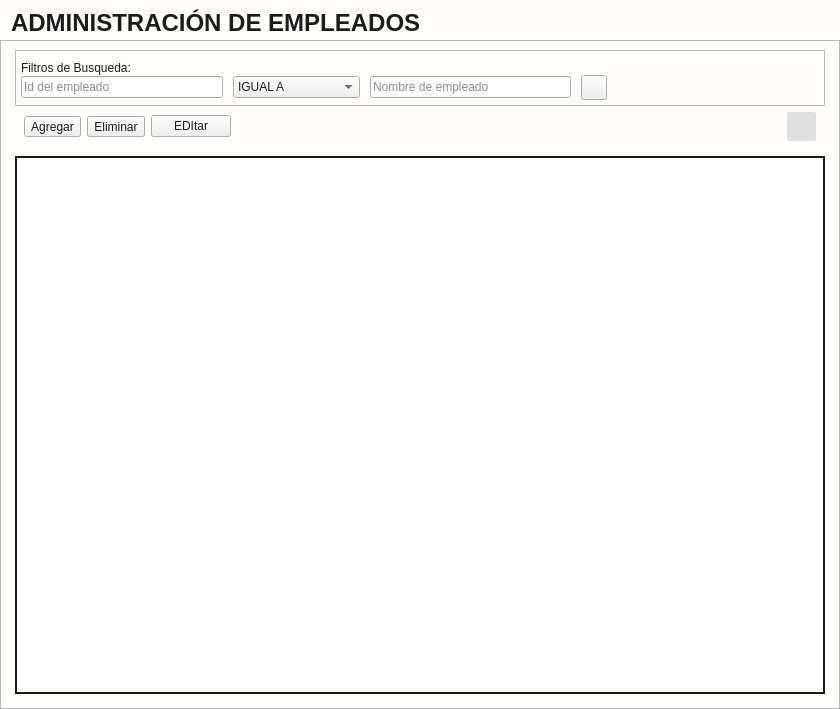
<?xml version="1.0" encoding="UTF-8"?>
<ui version="4.0">
 <class>Control_empleados</class>
 <widget class="QWidget" name="Control_empleados">
  <property name="geometry">
   <rect>
    <x>0</x>
    <y>0</y>
    <width>840</width>
    <height>709</height>
   </rect>
  </property>
  <property name="windowTitle">
   <string>Form</string>
  </property>
  <property name="styleSheet">
   <string notr="true">*{color: #1d1c1c;}
#Control_empleados{
background-color: #fffefb;
}
#panel_controles{
margin-bottom:20px;
}
[objectName*=&quot;contenedor&quot;]{
background-color: #fffefb;
border:none;
}
#label_we_titulo_empleado{
color:#1d1c1c;
background-color: #fffefb;
font-size: 24px;
font-weight: bold;
padding-left: 5px;
text-transform: uppercase;
font-family: &quot;Arial&quot;;
padding-top: 5px;
}
*[objectName*=&quot;etiqueta&quot;]{
font-family: Arial;
margin-left: 5px;
margin-right: 5px;
font-size: 16px;
font-weight:bold;
text-transform: uppercase;
}
*[objectName*=&quot;txt_&quot;]{
background-color: #F5F5F5;
color:#1d1c1c;
border: none;
border-bottom: 1px solid;
border-radius: 5px;
font-size: 16px;
font-family: Arial;
height: 20px;
}
*[objectName^=&quot;txt_&quot;]::focus{
border-bottom: 2px solid #023375;
}
*[objectName*=&quot;btn_btn&quot;]{
border:none;
border-radius: 3px;
background-color: #00619a;
font-family: Arial;
font-size: 14px;
font-weight: bold;
text-align: center;
text-transform: uppercase;
color: #fffefb;
padding:2px;
}

[objectName*=&quot;btn_btn&quot;]:hover{
background-color: #2196F3;
}
#btn_btn_eliminar:hover{
background-color:#EE1D52;
}
#btn_btn_agregar:hover{
background-color: #68a67d;
}
#btn_RefrescarTabla{
border-radius: 2px;
background: #e0e0e0;
padding: 5px;
}
#btn_RefrescarTabla:hover{
background: rgb(179, 179, 179);
}
#btn_RefrescarTabla:pressed{
background: #b6ccd8 ;
}
[objectName*=&quot;cajaOpciones&quot;] {
    border: none;
    border-bottom: 1px solid #787878 ;
    padding: 2px ;
    background-color: #F5F5F5 ;
    font-size: 14px ;
    min-width: 200px ;
    font-family: &quot;Arial&quot; ;
    color: #1d1c1c ;
	selection-background-color: #4791F5; 
}

/* ESTILO DEL DROPDOWN (LISTA) */
[objectName*=&quot;cajaOpciones&quot;] QListView {
    background: #F5F5F5 ;
    border-radius: 3px;
    outline: none;
}

/* ESTILO DE LOS ÍTEMS */
[objectName*=&quot;cajaOpciones&quot;] QListView::item {
    padding: 6px 10px ;
    margin: 2px ;
}
/* BOTÓN DESPLEGABLE */
[objectName*=&quot;cajaOpciones&quot;]::drop-down {
    subcontrol-origin: padding ;
    subcontrol-position: top right ;
    padding-right: 5px ;
    width: 20% ;
    border-left-width: 1px ;
    border-radius: 3px ;
    background-color: #F5F5F5 ;
}
/* FLECHA DESPLEGABLE */
[objectName*=&quot;cajaOpciones&quot;]::down-arrow {
    image: url(:/Icons/Bootstrap/filter-left.svg);
    width: 17% ;
    height: 17% ;
    padding-left: 5px ;
    padding-right: 5px ;
}
/*TABLA*/
[objectName*=&quot;tabla_&quot;] {
    font-family: Arial;
    font-size: 14px;
background: #E3E3E3;
border:none;
}

/* Encabezados de la tabla */
[objectName*=&quot;tabla_&quot;] QHeaderView::section {
    background-color: #023375;
    color: white;
    font-family: &quot;Arial&quot;;
    font-size: 16px;
    padding: 5px;
    border: 1px solid gray;
}

/* Encabezado horizontal */
[objectName*=&quot;tabla_&quot;] QHeaderView::horizontal {
    background-color: #023375;
    color: white;
}

/* Encabezado vertical */
[objectName*=&quot;tabla_&quot;] QHeaderView::vertical {
    background-color: #023375;
    color: white;
}</string>
  </property>
  <layout class="QGridLayout" name="gridLayout">
   <property name="leftMargin">
    <number>0</number>
   </property>
   <property name="topMargin">
    <number>0</number>
   </property>
   <property name="rightMargin">
    <number>0</number>
   </property>
   <property name="bottomMargin">
    <number>0</number>
   </property>
   <property name="spacing">
    <number>0</number>
   </property>
   <item row="0" column="0">
    <widget class="QLabel" name="label_we_titulo_empleado">
     <property name="minimumSize">
      <size>
       <width>0</width>
       <height>40</height>
      </size>
     </property>
     <property name="maximumSize">
      <size>
       <width>16777215</width>
       <height>40</height>
      </size>
     </property>
     <property name="text">
      <string>ADMINISTRACIÓN DE EMPLEADOS</string>
     </property>
    </widget>
   </item>
   <item row="1" column="0">
    <widget class="QFrame" name="contenedor">
     <property name="frameShape">
      <enum>QFrame::Shape::StyledPanel</enum>
     </property>
     <property name="frameShadow">
      <enum>QFrame::Shadow::Raised</enum>
     </property>
     <layout class="QGridLayout" name="gridLayout_5">
      <property name="leftMargin">
       <number>5</number>
      </property>
      <property name="topMargin">
       <number>0</number>
      </property>
      <property name="rightMargin">
       <number>5</number>
      </property>
      <property name="bottomMargin">
       <number>5</number>
      </property>
      <property name="horizontalSpacing">
       <number>0</number>
      </property>
      <property name="verticalSpacing">
       <number>5</number>
      </property>
      <item row="0" column="0">
       <widget class="QWidget" name="contenedor_cuerpo" native="true">
        <property name="minimumSize">
         <size>
          <width>0</width>
          <height>0</height>
         </size>
        </property>
        <property name="maximumSize">
         <size>
          <width>16777215</width>
          <height>16777215</height>
         </size>
        </property>
        <layout class="QGridLayout" name="gridLayout_2">
         <property name="sizeConstraint">
          <enum>QLayout::SizeConstraint::SetMinAndMaxSize</enum>
         </property>
         <item row="1" column="0" alignment="Qt::AlignmentFlag::AlignVCenter">
          <widget class="QWidget" name="contenedor_botones" native="true">
           <layout class="QHBoxLayout" name="horizontalLayout">
            <property name="topMargin">
             <number>0</number>
            </property>
            <item>
             <widget class="QToolButton" name="btn_btn_agregar">
              <property name="cursor">
               <cursorShape>PointingHandCursor</cursorShape>
              </property>
              <property name="toolTip">
               <string>Agregar empleado</string>
              </property>
              <property name="text">
               <string>Agregar</string>
              </property>
              <property name="icon">
               <iconset resource="../../Source/iconosSVG.qrc">
                <normaloff>:/iconosBlancos/Icons/iconos/Blanco/agregar_blanco.svg</normaloff>:/iconosBlancos/Icons/iconos/Blanco/agregar_blanco.svg</iconset>
              </property>
              <property name="iconSize">
               <size>
                <width>16</width>
                <height>16</height>
               </size>
              </property>
              <property name="autoRepeat">
               <bool>false</bool>
              </property>
              <property name="toolButtonStyle">
               <enum>Qt::ToolButtonStyle::ToolButtonTextBesideIcon</enum>
              </property>
             </widget>
            </item>
            <item>
             <widget class="QToolButton" name="btn_btn_eliminar">
              <property name="cursor">
               <cursorShape>PointingHandCursor</cursorShape>
              </property>
              <property name="toolTip">
               <string>Eliminar empleado</string>
              </property>
              <property name="text">
               <string>Eliminar</string>
              </property>
              <property name="icon">
               <iconset resource="../../Source/iconosSVG.qrc">
                <normaloff>:/iconosBlancos/Icons/iconos/Blanco/eliminar_blanco.svg</normaloff>:/iconosBlancos/Icons/iconos/Blanco/eliminar_blanco.svg</iconset>
              </property>
              <property name="iconSize">
               <size>
                <width>16</width>
                <height>16</height>
               </size>
              </property>
              <property name="toolButtonStyle">
               <enum>Qt::ToolButtonStyle::ToolButtonTextBesideIcon</enum>
              </property>
             </widget>
            </item>
            <item>
             <widget class="QPushButton" name="btn_btn_editarempleado">
              <property name="cursor">
               <cursorShape>PointingHandCursor</cursorShape>
              </property>
              <property name="toolTip">
               <string>Editar empleado</string>
              </property>
              <property name="text">
               <string>EDItar</string>
              </property>
              <property name="icon">
               <iconset resource="../../Source/iconosSVG.qrc">
                <normaloff>:/iconosBlancos/Icons/iconos/Blanco/editar_blanco.svg</normaloff>:/iconosBlancos/Icons/iconos/Blanco/editar_blanco.svg</iconset>
              </property>
              <property name="iconSize">
               <size>
                <width>19</width>
                <height>19</height>
               </size>
              </property>
             </widget>
            </item>
            <item>
             <spacer name="horizontalSpacer">
              <property name="orientation">
               <enum>Qt::Orientation::Horizontal</enum>
              </property>
              <property name="sizeHint" stdset="0">
               <size>
                <width>40</width>
                <height>20</height>
               </size>
              </property>
             </spacer>
            </item>
            <item alignment="Qt::AlignmentFlag::AlignVCenter">
             <widget class="QToolButton" name="btn_RefrescarTabla">
              <property name="cursor">
               <cursorShape>PointingHandCursor</cursorShape>
              </property>
              <property name="toolTip">
               <string>Actualizar tabla</string>
              </property>
              <property name="text">
               <string/>
              </property>
              <property name="icon">
               <iconset resource="../../Source/iconosSVG.qrc">
                <normaloff>:/iconosBlancos/Icons/IconosSVG/base_datos_refresh.png</normaloff>:/iconosBlancos/Icons/IconosSVG/base_datos_refresh.png</iconset>
              </property>
              <property name="iconSize">
               <size>
                <width>16</width>
                <height>16</height>
               </size>
              </property>
             </widget>
            </item>
           </layout>
          </widget>
         </item>
         <item row="3" column="0">
          <widget class="QTableView" name="tabla_listaempleados">
           <property name="minimumSize">
            <size>
             <width>0</width>
             <height>0</height>
            </size>
           </property>
           <property name="maximumSize">
            <size>
             <width>16777215</width>
             <height>16777215</height>
            </size>
           </property>
           <property name="frameShape">
            <enum>QFrame::Shape::WinPanel</enum>
           </property>
           <property name="frameShadow">
            <enum>QFrame::Shadow::Plain</enum>
           </property>
           <property name="editTriggers">
            <set>QAbstractItemView::EditTrigger::NoEditTriggers</set>
           </property>
           <property name="selectionMode">
            <enum>QAbstractItemView::SelectionMode::SingleSelection</enum>
           </property>
           <property name="selectionBehavior">
            <enum>QAbstractItemView::SelectionBehavior::SelectRows</enum>
           </property>
           <property name="showGrid">
            <bool>true</bool>
           </property>
           <property name="gridStyle">
            <enum>Qt::PenStyle::DashDotLine</enum>
           </property>
           <attribute name="horizontalHeaderMinimumSectionSize">
            <number>200</number>
           </attribute>
           <attribute name="horizontalHeaderDefaultSectionSize">
            <number>200</number>
           </attribute>
          </widget>
         </item>
         <item row="0" column="0">
          <widget class="QFrame" name="contenedor_cabeceraopcionbusqueda">
           <property name="frameShape">
            <enum>QFrame::Shape::StyledPanel</enum>
           </property>
           <property name="frameShadow">
            <enum>QFrame::Shadow::Raised</enum>
           </property>
           <layout class="QGridLayout" name="gridLayout_4">
            <property name="leftMargin">
             <number>5</number>
            </property>
            <property name="topMargin">
             <number>10</number>
            </property>
            <property name="rightMargin">
             <number>5</number>
            </property>
            <property name="bottomMargin">
             <number>5</number>
            </property>
            <property name="horizontalSpacing">
             <number>10</number>
            </property>
            <property name="verticalSpacing">
             <number>0</number>
            </property>
            <item row="1" column="3" alignment="Qt::AlignmentFlag::AlignVCenter">
             <widget class="QToolButton" name="btn_btn_buscar">
              <property name="maximumSize">
               <size>
                <width>16777215</width>
                <height>16777215</height>
               </size>
              </property>
              <property name="cursor">
               <cursorShape>PointingHandCursor</cursorShape>
              </property>
              <property name="toolTip">
               <string>Buscar empleado</string>
              </property>
              <property name="text">
               <string/>
              </property>
              <property name="icon">
               <iconset resource="../../Source/iconosSVG.qrc">
                <normaloff>:/iconosBlancos/Icons/iconos/Blanco/buscar_persona_blanco.svg</normaloff>:/iconosBlancos/Icons/iconos/Blanco/buscar_persona_blanco.svg</iconset>
              </property>
              <property name="iconSize">
               <size>
                <width>18</width>
                <height>18</height>
               </size>
              </property>
             </widget>
            </item>
            <item row="1" column="2">
             <widget class="QLineEdit" name="txt_nombreempleado">
              <property name="placeholderText">
               <string>Nombre de empleado</string>
              </property>
             </widget>
            </item>
            <item row="1" column="4">
             <spacer name="horizontalSpacer_2">
              <property name="orientation">
               <enum>Qt::Orientation::Horizontal</enum>
              </property>
              <property name="sizeHint" stdset="0">
               <size>
                <width>40</width>
                <height>20</height>
               </size>
              </property>
             </spacer>
            </item>
            <item row="1" column="0">
             <widget class="QLineEdit" name="txt_idempleado">
              <property name="placeholderText">
               <string>Id del empleado</string>
              </property>
             </widget>
            </item>
            <item row="1" column="1">
             <widget class="QComboBox" name="cajaOpciones_filtroNombreEmpleado">
              <item>
               <property name="text">
                <string>IGUAL A</string>
               </property>
              </item>
              <item>
               <property name="text">
                <string>QUE CONTENGA</string>
               </property>
              </item>
             </widget>
            </item>
            <item row="0" column="0" colspan="5">
             <widget class="QLabel" name="etiqueta_buscar">
              <property name="text">
               <string>Filtros de Busqueda:</string>
              </property>
             </widget>
            </item>
           </layout>
          </widget>
         </item>
        </layout>
       </widget>
      </item>
     </layout>
    </widget>
   </item>
  </layout>
 </widget>
 <resources>
  <include location="../../Source/ibootstrap.qrc"/>
  <include location="../../Source/iconosSVG.qrc"/>
 </resources>
 <connections/>
</ui>
